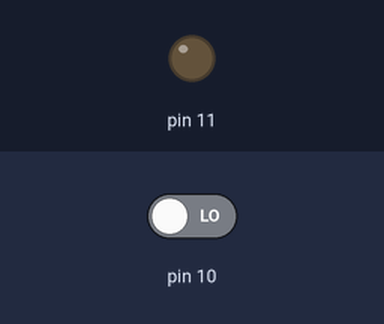
Bench run of a sketch on a simulated Arduino Uno, built with avr-gcc and run on an emulated ATmega328P. Shown: output pins drawn as LEDs (lit = HIGH). Inputs (shaded band) come from the test bench; at power-on: pin 10 LOW.

Above: at 1.2 s.
1.3 s: pin 10 driven HIGH
At 2.7 s:
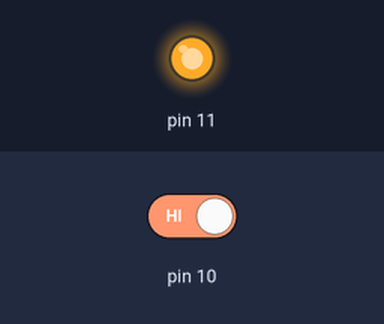
4.3 s: pin 10 driven LOW
At 5.2 s:
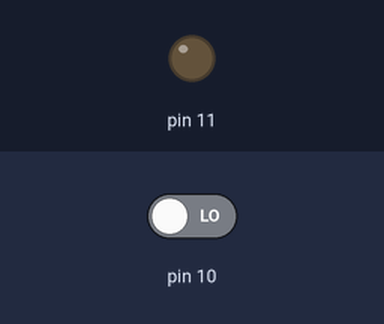
Timing chart, 0 to 7.3 s (numbered marks = the images above; inputs shaded):
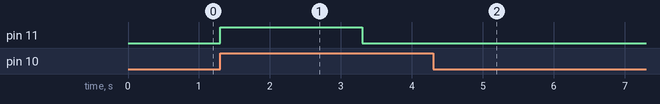

Measured:
- after the input at 1.3 s, pin 11: LOW → HIGH at once, → LOW 2.0 s later
- after the input at 4.3 s, pin 11: stops changing and stays LOW

The sketch:

RelaisLamp.ino
```cpp
boolean etat_bouton = LOW ;

void setup ()
{

  pinMode(10, INPUT);
  pinMode(11, OUTPUT);

}


void loop ()
{

  etat_bouton = digitalRead (10) ;

  if (etat_bouton == HIGH)
  {
    digitalWrite(11, HIGH);
    delay(2000);
    digitalWrite(11, LOW);
    delay(2000);
  }

}
```
